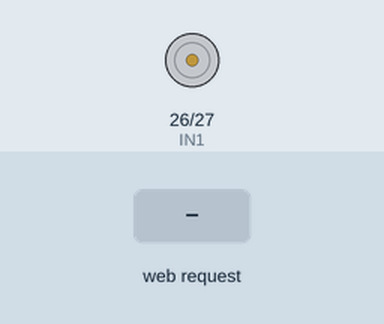
This program was run on a simulated ESP32 board running MicroPython. Parts: motor-driver pin pairs drawn as motors (green arrow = first pin HIGH = forward, orange = second pin HIGH = backward, longer = more drive, scaled by the enable pin). The test bench sets the inputs (shaded band). WiFi joins after 1.5 s; no MQTT or app messages arrive unless stated; the clock reads 2024-03-15 10:24:30 at power-on unless the program sets it; what the program prints to the serial console is not drawn.

Above: at 3.0 s.
3.1 s: HTTP request GET /forward received
At 4.1 s:
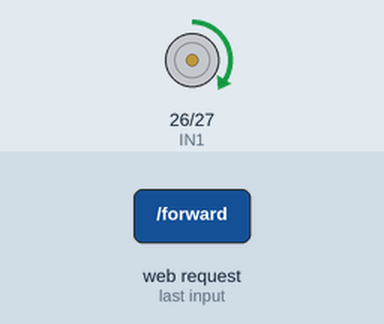
4.6 s: HTTP request GET /backward received
At 5.2 s:
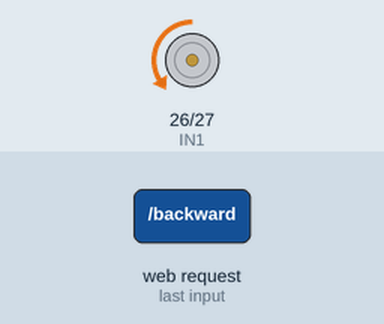
Timing chart, 0 to 7.6 s (numbered marks = the images above; inputs shaded):
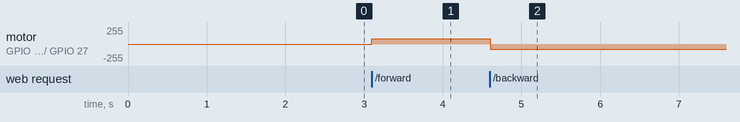

The program:

main.py
```python
import network, socket, ure, time, ujson
from machine import Pin, PWM
from umqtt.simple import MQTTClient

# ======================== CONFIGURATION ========================
# WiFi Configuration
WIFI_SSID = "m1"
WIFI_PASSWORD = "44445555"

# MQTT Configuration (Your Mac's IP)
MQTT_BROKER = "172.20.10.3"  # Your Mac's IP
MQTT_PORT = 1883
MQTT_CLIENT_ID = "esp32_motor"
MQTT_TOPIC = "motor/control"

# ======================== MOTOR SETUP ========================
# L298N pins
IN1 = Pin(26, Pin.OUT)
IN2 = Pin(27, Pin.OUT)
ENA = PWM(Pin(25), freq=1000)
PWM_MAX = 1023
current_speed = 30
current_action = "stop"

# MQTT Client
mqtt_client = None

# ======================== WIFI CONNECTION ========================
def wifi_connect():
    """Connect to WiFi with auto-reconnect"""
    sta = network.WLAN(network.STA_IF)
    sta.active(True)

    if not sta.isconnected():
        print(f"Connecting to {WIFI_SSID}...")
        sta.connect(WIFI_SSID, WIFI_PASSWORD)

        for i in range(40):
            if sta.isconnected():
                break
            time.sleep(0.5)
            if i % 4 == 0:
                print(".", end="")
        print()

    if not sta.isconnected():
        raise RuntimeError("WiFi connect failed")

    ip = sta.ifconfig()[0]
    print(f"✓ WiFi Connected: {ip}")
    return ip, sta

# ======================== MQTT CONNECTION ========================
def mqtt_connect():
    """Connect to MQTT broker"""
    global mqtt_client

    try:
        mqtt_client = MQTTClient(
            client_id=MQTT_CLIENT_ID,
            server=MQTT_BROKER,
            port=MQTT_PORT,
            keepalive=60
        )
        mqtt_client.connect()
        print(f"✓ MQTT Connected: {MQTT_BROKER}:{MQTT_PORT}")
        return True
    except Exception as e:
        print(f"✗ MQTT Connection failed: {e}")
        mqtt_client = None
        return False

def mqtt_reconnect():
    """Reconnect to MQTT if disconnected"""
    global mqtt_client

    if mqtt_client is None:
        return mqtt_connect()

    try:
        mqtt_client.ping()
        return True
    except:
        print("⚠️  MQTT disconnected, reconnecting...")
        try:
            mqtt_client.disconnect()
        except:
            pass
        return mqtt_connect()

# ======================== DATA LOGGING TO MQTT ========================
def log_to_mqtt(action, speed):
    """Send motor control data to MQTT broker"""
    global mqtt_client

    try:
        # Ensure MQTT is connected
        if not mqtt_reconnect():
            print("  ✗ Cannot log - MQTT not connected")
            return False

        # Create JSON payload
        timestamp = time.time()
        data = {
            "action": action,
            "speed": speed,
            "timestamp": timestamp,
            "device": "esp32_motor"
        }

        # Convert to JSON string
        payload = ujson.dumps(data)

        # Publish to MQTT
        mqtt_client.publish(MQTT_TOPIC, payload)
        print(f"  📊 MQTT Published: {action}, speed={speed}")
        return True

    except Exception as e:
        print(f"  ✗ Failed to publish to MQTT: {e}")
        mqtt_client = None  # Force reconnect on next attempt
        return False

# ======================== MOTOR CONTROL ========================
def set_speed(pct):
    """Set motor speed percentage"""
    global current_speed
    pct = int(max(0, min(100, pct)))
    current_speed = pct
    ENA.duty(int(PWM_MAX * (current_speed / 100.0)))
    print(f"⚡ Speed: {current_speed}%")

def motor_forward():
    """Move motor forward"""
    global current_action
    current_action = "forward"
    set_speed(current_speed)
    IN1.on()
    IN2.off()
    print("⬆️  Forward")
    log_to_mqtt("forward", current_speed)

def motor_backward():
    """Move motor backward"""
    global current_action
    current_action = "backward"
    set_speed(current_speed)
    IN1.off()
    IN2.on()
    print("⬇️  Backward")
    log_to_mqtt("backward", current_speed)

def motor_stop():
    """Stop motor"""
    global current_action
    current_action = "stop"
    IN1.off()
    IN2.off()
    ENA.duty(0)
    print("⏹️  Stop")
    log_to_mqtt("stop", 0)

# ======================== HTTP RESPONSES ========================
HEAD_OK_TEXT = (
    "HTTP/1.1 200 OK\r\n"
    "Content-Type: text/plain\r\n"
    "Access-Control-Allow-Origin: *\r\n"
    "Connection: close\r\n\r\n"
)

HEAD_OK_HTML = (
    "HTTP/1.1 200 OK\r\n"
    "Content-Type: text/html\r\n"
    "Access-Control-Allow-Origin: *\r\n"
    "Connection: close\r\n\r\n"
)

HEAD_404 = (
    "HTTP/1.1 404 Not Found\r\n"
    "Content-Type: text/plain\r\n"
    "Access-Control-Allow-Origin: *\r\n"
    "Connection: close\r\n\r\nNot Found"
)

HOME_HTML = """<!doctype html>
<html>
<head>
<meta name="viewport" content="width=device-width,initial-scale=1">
<title>ESP32 Motor Control</title>
<style>
body { font-family: Arial; padding: 20px; max-width: 500px; margin: 0 auto; background: #f5f5f5; }
h3 { color: #333; text-align: center; }
.container { background: white; padding: 20px; border-radius: 10px; box-shadow: 0 2px 10px rgba(0,0,0,0.1); }
button {
  width: 100%;
  padding: 15px;
  margin: 8px 0;
  font-size: 18px;
  border: none;
  border-radius: 8px;
  cursor: pointer;
  transition: all 0.3s;
  font-weight: bold;
}
.forward { background: #4CAF50; color: white; }
.forward:active { background: #45a049; transform: scale(0.98); }
.backward { background: #2196F3; color: white; }
.backward:active { background: #0b7dda; transform: scale(0.98); }
.stop { background: #f44336; color: white; }
.stop:active { background: #da190b; transform: scale(0.98); }
input[type="range"] {
  width: 100%;
  height: 8px;
  border-radius: 5px;
  outline: none;
  margin: 10px 0;
}
.speed-display {
  text-align: center;
  font-size: 24px;
  font-weight: bold;
  color: #2196F3;
  margin: 10px 0;
}
.status {
  background: #e3f2fd;
  padding: 15px;
  border-radius: 8px;
  margin-top: 20px;
  text-align: center;
  font-weight: bold;
}
</style>
</head>
<body>
<div class="container">
  <h3>🚗 ESP32 Motor Control</h3>

  <button class="forward" onclick="sendCmd('/forward')">⬆️ FORWARD</button>
  <button class="stop" onclick="sendCmd('/stop')">⏹️ STOP</button>
  <button class="backward" onclick="sendCmd('/backward')">⬇️ BACKWARD</button>

  <div style="margin-top: 20px;">
    <label style="font-weight: bold;">⚡ Speed Control</label>
    <div class="speed-display" id="speedval">70%</div>
    <input id="spd" type="range" min="0" max="100" value="70"
      oninput="updateSpeed(this.value)">
  </div>

  <div class="status" id="status">Status: Ready</div>
</div>

<script>
function updateSpeed(val) {
  document.getElementById('speedval').innerText = val + '%';
  sendCmd('/speed?value=' + val);
}

function sendCmd(path) {
  document.getElementById('status').innerText = 'Sending...';
  fetch(path)
    .then(r => r.text())
    .then(msg => {
      document.getElementById('status').innerText = 'Status: ' + msg;
    })
    .catch(e => {
      document.getElementById('status').innerText = 'Error: ' + e;
    });
}
</script>
</body>
</html>
"""

# ======================== HTTP ROUTING ========================
def route(path):
    """Route HTTP requests to appropriate handlers"""
    print(f"\n📱 Request: {path}")

    if path == "/" or path.startswith("/index"):
        return HEAD_OK_HTML + HOME_HTML

    if path.startswith("/favicon.ico"):
        return HEAD_OK_TEXT

    if path.startswith("/forward"):
        motor_forward()
        return HEAD_OK_TEXT + "Forward"

    if path.startswith("/backward"):
        motor_backward()
        return HEAD_OK_TEXT + "Backward"

    if path.startswith("/stop"):
        motor_stop()
        return HEAD_OK_TEXT + "Stop"

    if path.startswith("/speed"):
        m = ure.search(r"value=(\d+)", path)
        if m:
            new_speed = int(m.group(1))
            set_speed(new_speed)
            # Log speed change with current action
            if current_action != "stop":
                log_to_mqtt(current_action, new_speed)
            return HEAD_OK_TEXT + f"Speed {new_speed}%"
        return HEAD_OK_TEXT + "speed?value=0..100"

    if path.startswith("/status"):
        status = f"action={current_action},speed={current_speed}"
        return HEAD_OK_TEXT + status

    print("⚠️  Unknown path:", path)
    return HEAD_404

# ======================== WEB SERVER ========================
def start_server(ip, sta):
    """Start HTTP server and handle requests"""
    addr = socket.getaddrinfo(ip, 80)[0][-1]
    s = socket.socket()
    s.setsockopt(socket.SOL_SOCKET, socket.SO_REUSEADDR, 1)
    s.bind(addr)
    s.listen(3)

    print("\n" + "="*60)
    print("🚀 ESP32 Motor Control Server with MQTT Logging")
    print("="*60)
    print(f"\n📍 Web Interface: http://{ip}/")
    print(f"\n📋 API Endpoints:")
    print(f"   • http://{ip}/forward")
    print(f"   • http://{ip}/backward")
    print(f"   • http://{ip}/stop")
    print(f"   • http://{ip}/speed?value=50")
    print(f"   • http://{ip}/status")
    print(f"\n📡 MQTT Broker: {MQTT_BROKER}:{MQTT_PORT}")
    print(f"📊 MQTT Topic: {MQTT_TOPIC}")
    print(f"\n" + "="*60 + "\n")

    last_check = time.time()

    while True:
        try:
            # Check WiFi every 30 seconds
            if time.time() - last_check > 30:
                if not sta.isconnected():
                    print("⚠️  WiFi disconnected, reconnecting...")
                    sta.connect(WIFI_SSID, WIFI_PASSWORD)
                    time.sleep(5)
                last_check = time.time()

            cl, _ = s.accept()
            cl.settimeout(2)

            try:
                req = cl.recv(1024)
                if not req:
                    cl.close()
                    continue

                text = req.decode("utf-8", "ignore")
                first = text.split("\r\n")[0] if "\r\n" in text else text.split("\n")[0]
                parts = first.split(" ")
                path = parts[1] if len(parts) >= 2 else "/"

                resp = route(path)
                cl.sendall(resp)

            except OSError as e:
                if getattr(e, "errno", None) != 116:
                    print("⚠️  Socket error:", e)
            except Exception as e:
                print("⚠️  Handler error:", e)
            finally:
                try:
                    cl.close()
                except:
                    pass

        except KeyboardInterrupt:
            print("\n\n⚠️  Server stopped by user")
            motor_stop()
            try:
                mqtt_client.disconnect()
            except:
                pass
            s.close()
            break
        except Exception as e:
            print("⚠️  Server error:", e)
            time.sleep(0.1)

# ======================== MAIN PROGRAM ========================
if __name__ == "__main__":
    print("\n" + "="*60)
    print("ESP32 Motor Control with MQTT + Node-RED + InfluxDB")
    print("Lab 5 - IoT Systems")
    print("="*60 + "\n")

    # Initialize motor
    motor_stop()

    # Connect to WiFi
    ip, sta = wifi_connect()

    # Connect to MQTT
    print("\n🔍 Connecting to MQTT broker...")
    if mqtt_connect():
        print("✓ MQTT connection successful!\n")
        # Send startup message
        log_to_mqtt("startup", 0)
    else:
        print("⚠️  MQTT connection failed - check if Mosquitto is running")
        print("   Run: brew services start mosquitto\n")

    # Start web server
    start_server(ip, sta)
```

Measured:
- after the input at 3.1 s, motor on GPIO 26 (IN1) / GPIO 27 (IN2): stopped → forward 76/255 at once
- after the input at 4.6 s, motor on GPIO 26 (IN1) / GPIO 27 (IN2): forward 76/255 → backward 76/255 at once
